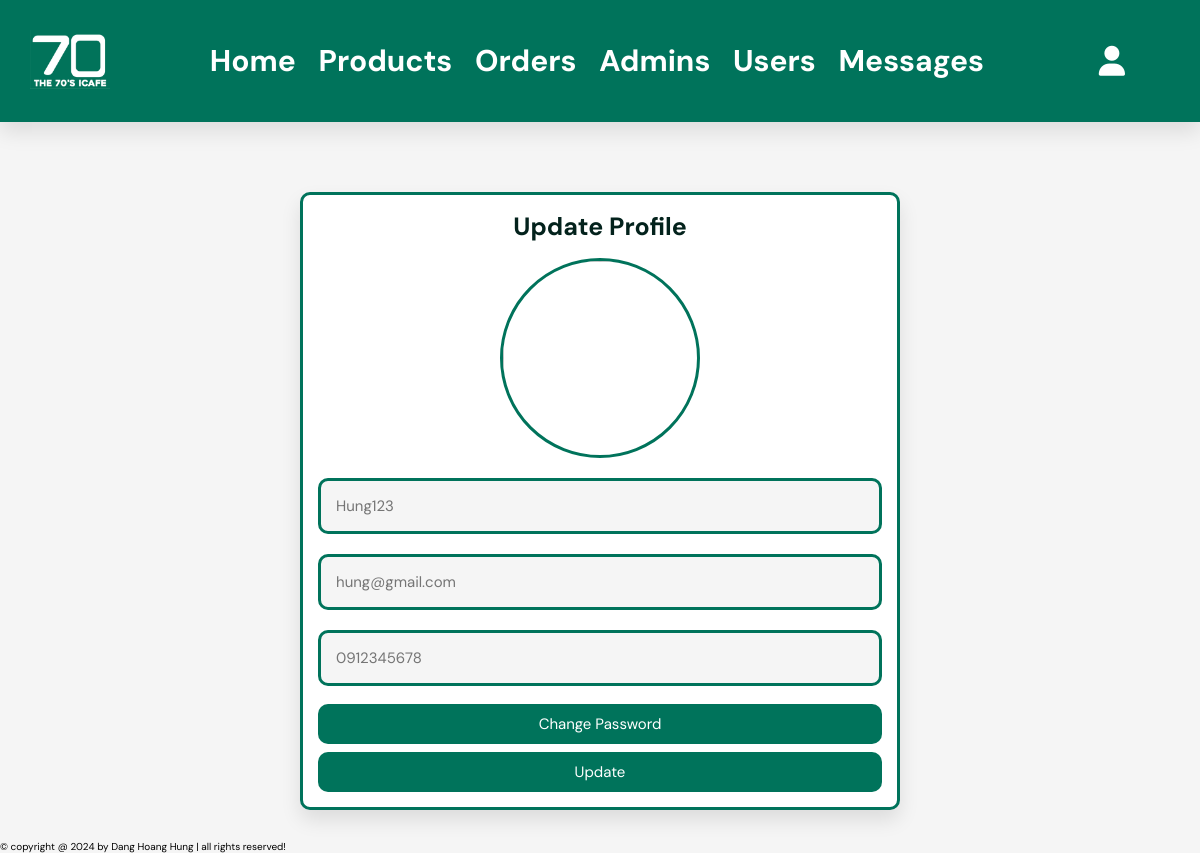
/admin/update_user_profile.php?updt_usr_id=1 (signed in), run on the app's committed database.
### tables this page shows
CREATE TABLE `users` (
  `id_user` int(100) NOT NULL,
  `username` varchar(20) NOT NULL,
  `user_email` varchar(50) NOT NULL,
  `user_phone_number` varchar(10) NOT NULL,
  `user_password` varchar(50) NOT NULL,
  `user_address` varchar(500) NOT NULL,
  `user_image` varchar(100) DEFAULT NULL
);

### admin/update_user_profile.php (the view, shortened to what this page needs)
<?php
include '../components/connect.php';
if(isset($_GET['updt_usr_id'])){
   $user_id = $_GET['updt_usr_id'];
}
?>
<!DOCTYPE html>
<html lang="en">
   <head>
      <link rel="stylesheet" href="https://unpkg.com/swiper@8/swiper-bundle.min.css" />
      <link rel="stylesheet" href="https://cdnjs.cloudflare.com/ajax/libs/font-awesome/6.1.1/css/all.min.css">
      <link  href="../css/admin_style.css" rel="stylesheet">
   </head>
   <body>
      <?php include '../components/admin_header.php'; ?>
      <section class="form-container update-form">
         <form method="POST" enctype="multipart/form-data">
            <h3>Update profile</h3>
            <?php
               $user_data = $conn->prepare("SELECT * FROM users WHERE id_user = ?");
               $user_data->execute([$user_id]);
               $fetch_account = $user_data->fetch(PDO::FETCH_ASSOC);
            ?>
            <img src="../uploaded_img/user/<?= $fetch_account['user_image']; ?>" alt="">
            <input type="text" id="name" name="name" placeholder="<?= $fetch_account['username']; ?>" class="box" maxlength="50">
            <input type="email" id="email" name="email" placeholder="<?= $fetch_account['user_email']; ?>" class="box" maxlength="50">
            <input type="text" id="number" name="number" placeholder="<?= $fetch_account['user_phone_number']; ?>" class="box" maxlength="10">
            <a href="change_user_pass.php?new_pass_id=<?= $fetch_account['id_user'];?>" class="btn">Change password</a>
            <input type="submit" value="update" name="submit" class="btn">
         </form>
      </section>
      <?php include '../components/footer.php'; ?>
   </body>
</html>

### css/admin_style.css (style rules this page uses)
:root { --main-color:#00735b; --red:#e74c3c; --orange:#f39c12; --black:#03221c; --white:#fff; --light-bg:#f5f5f5; --light-color:#999; --border: 3px solid var(--main-color); --box-shadow:0 10px 20px rgba(0,0,0,.1); }
* { font-family: 'DM Sans', sans-serif; margin:0; padding:0; box-sizing: border-box; text-decoration: none; outline: none; border:none; }
html { font-size: 62.5%; overflow-x: hidden; scroll-behavior: smooth; stop-opacity: 200px; }
body { background-color: var(--light-bg); }
section { margin:0 auto; max-width: 1900px; padding: 30px; }
.btn, .delete-btn, .option-btn { display: block; margin-top: 8px; border-radius: 10px; cursor: pointer; width: 100%; font-size: 15px; color:var(--white); padding: 10px 10px; text-transform: capitalize; text-align: center; }
.btn { background-color: var(--main-color); }
.form-container { display: flex; align-items: center; justify-content: center; margin-top: 40px; }
.form-container form { background-color: var(--white); border-radius: 10px; border:var(--border); box-shadow: var(--box-shadow); padding: 15px; text-align: center; width: 600px; }
.form-container img { line-height: 0; width: 200px; height: 200px; object-fit: cover; object-position: top center; border: var(--border); border-radius: 50%; margin-bottom: 10px; }
.form-container form h3 { font-size: 25px; color:var(--black); text-transform: capitalize; margin-bottom: 15px; }
.form-container form .box { width: 100%; background-color: var(--light-bg); padding: 15px; font-size: 15px; color:var(--black); margin: 10px 0; border:var(--border); font-size: 15px; border-radius: 10px; }

### data on the page
users: name "Hung123", email "hung@gmail.com", number "0912345678"
